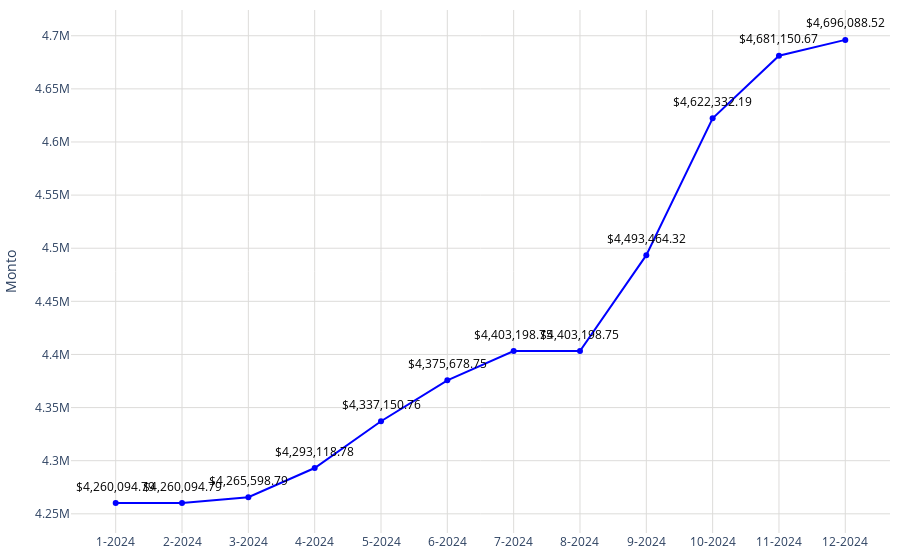

Notebook cell for this chart:
### Code cell
# Datos
año = df_proyecciones_24['label']
promedio = df_proyecciones_24['promedio']

# Crear una función para formatear los valores grandes en palabras en español
def formatear_numero(valor):
    if valor >= 1_000_000_000_000:
        return f'{valor / 1_000_000_000:.2f} billones'
    elif valor >= 1_000_000_000:
        return f'{valor / 1_000_000_000:.0f} mil millones'  # Mil millones
    elif valor >= 1_000_000:
        return f'{valor / 1_000_000:.0f} millones'  # Millones
    elif valor >= 1_000:
        return f'{valor / 1_000:.0f} mil'  # Mil
    else:
        return str(valor)
# Configurar los valores y el texto del eje Y
tickvals = [2500000000,3000000000,3200000000]
ticktext = [formatear_numero(val) for val in tickvals]

fig = go.Figure()
fig.add_trace(go.Scatter(
    x=año,
    y=promedio,
    mode='markers+lines',
    marker=dict(color='blue'),
))
# Agregar anotaciones para mostrar los valores encima de los puntos
for a, p in zip(año, promedio):
    fig.add_annotation(
        x=a,
        y=p,
        text=f"${p:,.2f}",  # Formatear el valor del promedio como moneda
        showarrow=False,
        font=dict(color='black', size=12),
        xshift=0,
        yshift=17,
        textangle=0
    )
# Actualizar diseño
fig.update_layout(
    #title='Plusvalía estimada',   
    yaxis=dict(
        title="Monto",
        gridwidth=1,  # Ancho de las líneas de la cuadrícula
        gridcolor='#dddcda', 

    ),
    xaxis=dict(
        gridcolor='#dddcda', 
        tickmode='array',
        tickvals=año,
        ticktext=año
    ),
    plot_bgcolor='rgba(0,0,0,0)',
        margin=dict(l=10, r=10, t=10, b=10)
)

# Exportar gráfica como archivo HTML
def guardar_grafico_como_html(fig, nombre_archivo, carpeta='assets/graficas'):
    # Crear la carpeta si no existe
    if not os.path.exists(carpeta):
        os.makedirs(carpeta)
    
    # Gráfica como archivo HTML en la carpeta especificada
    pio.write_html(fig, f'{carpeta}/{nombre_archivo}.html')

guardar_grafico_como_html(fig, 'g_scatt_plusvaliaestimada_mes24', carpeta='assets/graficas')
fig.show()

### Figure 1 — Plotly figure (JSON) as saved in the notebook; plotly's stock layout.template omitted (floating-point values rounded to 4 significant figures)
{"data": [{"marker": {"color": "blue"}, "mode": "markers+lines", "type": "scatter", "x": ["1-2024", "2-2024", "3-2024", "4-2024", "5-2024", "6-2024", "7-2024", "8-2024", "9-2024", "10-2024", "11-2024", "12-2024"], "y": [4260000.0, 4260000.0, 4266000.0, 4293000.0, 4337000.0, 4376000.0, 4403000.0, 4403000.0, 4493000.0, 4622000.0, 4681000.0, 4696000.0]}], "layout": {"annotations": [{"font": {"color": "black", "size": 12}, "showarrow": false, "text": "$4,260,094.79", "textangle": 0, "x": "1-2024", "xshift": 0, "y": 4260000.0, "yshift": 17}, {"font": {"color": "black", "size": 12}, "showarrow": false, "text": "$4,260,094.79", "textangle": 0, "x": "2-2024", "xshift": 0, "y": 4260000.0, "yshift": 17}, {"font": {"color": "black", "size": 12}, "showarrow": false, "text": "$4,265,598.79", "textangle": 0, "x": "3-2024", "xshift": 0, "y": 4266000.0, "yshift": 17}, {"font": {"color": "black", "size": 12}, "showarrow": false, "text": "$4,293,118.78", "textangle": 0, "x": "4-2024", "xshift": 0, "y": 4293000.0, "yshift": 17}, {"font": {"color": "black", "size": 12}, "showarrow": false, "text": "$4,337,150.76", "textangle": 0, "x": "5-2024", "xshift": 0, "y": 4337000.0, "yshift": 17}, {"font": {"color": "black", "size": 12}, "showarrow": false, "text": "$4,375,678.75", "textangle": 0, "x": "6-2024", "xshift": 0, "y": 4376000.0, "yshift": 17}, {"font": {"color": "black", "size": 12}, "showarrow": false, "text": "$4,403,198.75", "textangle": 0, "x": "7-2024", "xshift": 0, "y": 4403000.0, "yshift": 17}, {"font": {"color": "black", "size": 12}, "showarrow": false, "text": "$4,403,198.75", "textangle": 0, "x": "8-2024", "xshift": 0, "y": 4403000.0, "yshift": 17}, {"font": {"color": "black", "size": 12}, "showarrow": false, "text": "$4,493,464.32", "textangle": 0, "x": "9-2024", "xshift": 0, "y": 4493000.0, "yshift": 17}, {"font": {"color": "black", "size": 12}, "showarrow": false, "text": "$4,622,332.19", "textangle": 0, "x": "10-2024", "xshift": 0, "y": 4622000.0, "yshift": 17}, {"font": {"color": "black", "size": 12}, "showarrow": false, "text": "$4,681,150.67", "textangle": 0, "x": "11-2024", "xshift": 0, "y": 4681000.0, "yshift": 17}, {"font": {"color": "black", "size": 12}, "showarrow": false, "text": "$4,696,088.52", "textangle": 0, "x": "12-2024", "xshift": 0, "y": 4696000.0, "yshift": 17}], "margin": {"b": 10, "l": 10, "r": 10, "t": 10}, "plot_bgcolor": "rgba(0,0,0,0)", "xaxis": {"gridcolor": "#dddcda", "tickmode": "array", "ticktext": ["1-2024", "2-2024", "3-2024", "4-2024", "5-2024", "6-2024", "7-2024", "8-2024", "9-2024", "10-2024", "11-2024", "12-2024"], "tickvals": ["1-2024", "2-2024", "3-2024", "4-2024", "5-2024", "6-2024", "7-2024", "8-2024", "9-2024", "10-2024", "11-2024", "12-2024"]}, "yaxis": {"gridcolor": "#dddcda", "gridwidth": 1, "title": {"text": "Monto"}}}}
